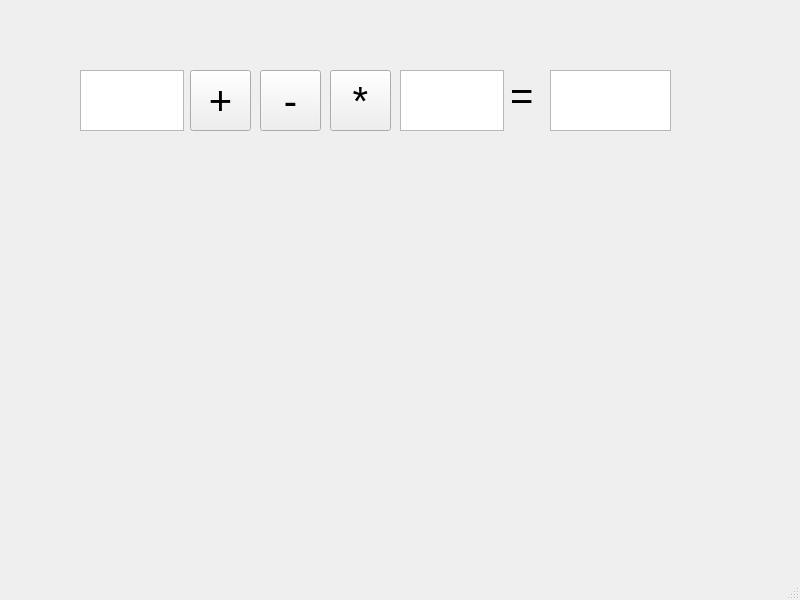
<?xml version="1.0" encoding="UTF-8"?>
<ui version="4.0">
 <class>MainWindow</class>
 <widget class="QMainWindow" name="MainWindow">
  <property name="geometry">
   <rect>
    <x>0</x>
    <y>0</y>
    <width>800</width>
    <height>600</height>
   </rect>
  </property>
  <property name="windowTitle">
   <string>MainWindow</string>
  </property>
  <widget class="QWidget" name="centralwidget">
   <widget class="QPushButton" name="pushButton">
    <property name="geometry">
     <rect>
      <x>190</x>
      <y>70</y>
      <width>61</width>
      <height>61</height>
     </rect>
    </property>
    <property name="font">
     <font>
      <pointsize>30</pointsize>
     </font>
    </property>
    <property name="text">
     <string>+</string>
    </property>
   </widget>
   <widget class="QPushButton" name="pushButton_2">
    <property name="geometry">
     <rect>
      <x>260</x>
      <y>70</y>
      <width>61</width>
      <height>61</height>
     </rect>
    </property>
    <property name="font">
     <font>
      <pointsize>30</pointsize>
     </font>
    </property>
    <property name="text">
     <string>-</string>
    </property>
   </widget>
   <widget class="QPushButton" name="pushButton_3">
    <property name="geometry">
     <rect>
      <x>330</x>
      <y>70</y>
      <width>61</width>
      <height>61</height>
     </rect>
    </property>
    <property name="font">
     <font>
      <pointsize>30</pointsize>
     </font>
    </property>
    <property name="text">
     <string>*</string>
    </property>
   </widget>
   <widget class="QTextEdit" name="textEdit">
    <property name="geometry">
     <rect>
      <x>80</x>
      <y>70</y>
      <width>104</width>
      <height>61</height>
     </rect>
    </property>
    <property name="font">
     <font>
      <pointsize>24</pointsize>
     </font>
    </property>
   </widget>
   <widget class="QTextEdit" name="textEdit_2">
    <property name="geometry">
     <rect>
      <x>400</x>
      <y>70</y>
      <width>104</width>
      <height>61</height>
     </rect>
    </property>
    <property name="font">
     <font>
      <pointsize>24</pointsize>
     </font>
    </property>
   </widget>
   <widget class="QLabel" name="label">
    <property name="geometry">
     <rect>
      <x>510</x>
      <y>80</y>
      <width>55</width>
      <height>31</height>
     </rect>
    </property>
    <property name="font">
     <font>
      <pointsize>30</pointsize>
     </font>
    </property>
    <property name="text">
     <string>=</string>
    </property>
   </widget>
   <widget class="QTextBrowser" name="textBrowser">
    <property name="geometry">
     <rect>
      <x>550</x>
      <y>70</y>
      <width>121</width>
      <height>61</height>
     </rect>
    </property>
    <property name="font">
     <font>
      <pointsize>24</pointsize>
     </font>
    </property>
   </widget>
  </widget>
  <widget class="QMenuBar" name="menubar">
   <property name="geometry">
    <rect>
     <x>0</x>
     <y>0</y>
     <width>800</width>
     <height>26</height>
    </rect>
   </property>
  </widget>
  <widget class="QStatusBar" name="statusbar"/>
 </widget>
 <resources/>
 <connections/>
</ui>
